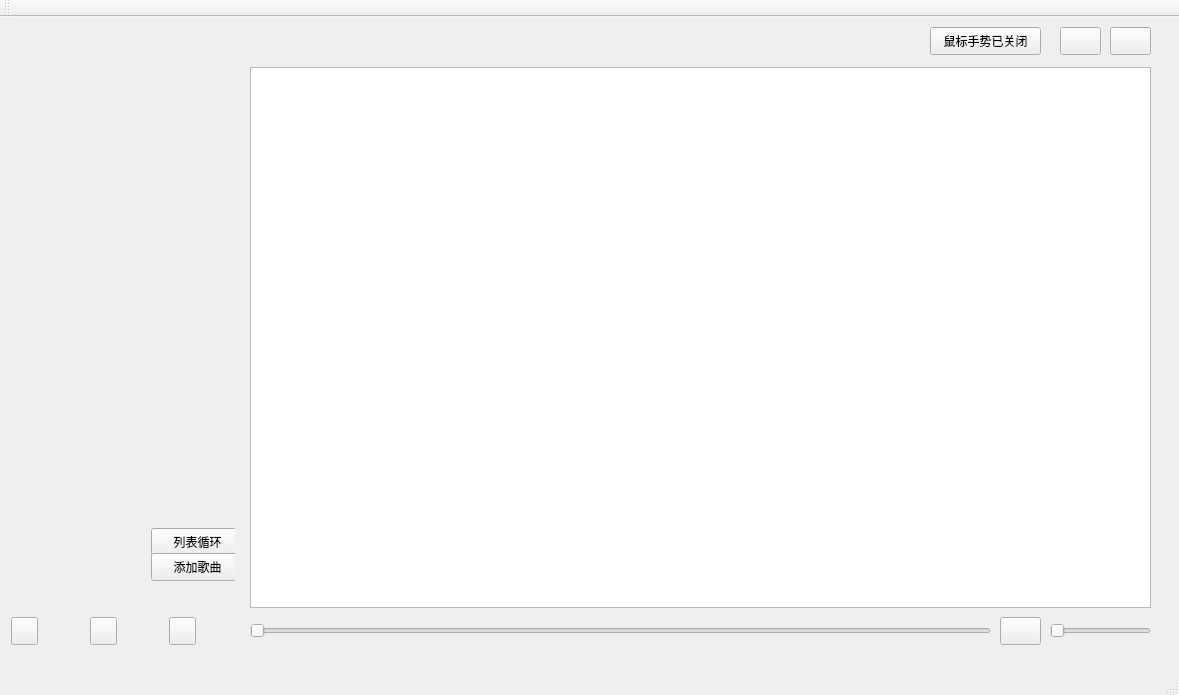
<?xml version="1.0" encoding="UTF-8"?>
<ui version="4.0">
 <class>MainWindow</class>
 <widget class="QMainWindow" name="MainWindow">
  <property name="geometry">
   <rect>
    <x>0</x>
    <y>0</y>
    <width>1179</width>
    <height>695</height>
   </rect>
  </property>
  <property name="sizePolicy">
   <sizepolicy hsizetype="Fixed" vsizetype="Fixed">
    <horstretch>0</horstretch>
    <verstretch>0</verstretch>
   </sizepolicy>
  </property>
  <property name="windowTitle">
   <string>MainWindow</string>
  </property>
  <property name="styleSheet">
   <string notr="true"/>
  </property>
  <widget class="QWidget" name="centralWidget">
   <widget class="Table" name="tableView">
    <property name="geometry">
     <rect>
      <x>250</x>
      <y>50</y>
      <width>901</width>
      <height>541</height>
     </rect>
    </property>
    <property name="sizePolicy">
     <sizepolicy hsizetype="Expanding" vsizetype="Expanding">
      <horstretch>0</horstretch>
      <verstretch>0</verstretch>
     </sizepolicy>
    </property>
    <property name="styleSheet">
     <string notr="true"/>
    </property>
   </widget>
   <widget class="btbutton" name="leftskip">
    <property name="geometry">
     <rect>
      <x>11</x>
      <y>600</y>
      <width>27</width>
      <height>28</height>
     </rect>
    </property>
    <property name="sizePolicy">
     <sizepolicy hsizetype="Fixed" vsizetype="Fixed">
      <horstretch>0</horstretch>
      <verstretch>0</verstretch>
     </sizepolicy>
    </property>
    <property name="minimumSize">
     <size>
      <width>27</width>
      <height>28</height>
     </size>
    </property>
    <property name="maximumSize">
     <size>
      <width>72</width>
      <height>28</height>
     </size>
    </property>
    <property name="text">
     <string/>
    </property>
   </widget>
   <widget class="btbutton" name="rightskip">
    <property name="geometry">
     <rect>
      <x>169</x>
      <y>600</y>
      <width>27</width>
      <height>28</height>
     </rect>
    </property>
    <property name="sizePolicy">
     <sizepolicy hsizetype="Fixed" vsizetype="Fixed">
      <horstretch>0</horstretch>
      <verstretch>0</verstretch>
     </sizepolicy>
    </property>
    <property name="minimumSize">
     <size>
      <width>27</width>
      <height>28</height>
     </size>
    </property>
    <property name="maximumSize">
     <size>
      <width>71</width>
      <height>28</height>
     </size>
    </property>
    <property name="text">
     <string/>
    </property>
   </widget>
   <widget class="btbutton" name="start">
    <property name="geometry">
     <rect>
      <x>90</x>
      <y>600</y>
      <width>27</width>
      <height>28</height>
     </rect>
    </property>
    <property name="sizePolicy">
     <sizepolicy hsizetype="Fixed" vsizetype="Fixed">
      <horstretch>0</horstretch>
      <verstretch>0</verstretch>
     </sizepolicy>
    </property>
    <property name="minimumSize">
     <size>
      <width>27</width>
      <height>28</height>
     </size>
    </property>
    <property name="maximumSize">
     <size>
      <width>72</width>
      <height>28</height>
     </size>
    </property>
    <property name="text">
     <string/>
    </property>
   </widget>
   <widget class="btbutton" name="close">
    <property name="geometry">
     <rect>
      <x>1110</x>
      <y>10</y>
      <width>41</width>
      <height>28</height>
     </rect>
    </property>
    <property name="sizePolicy">
     <sizepolicy hsizetype="Fixed" vsizetype="Fixed">
      <horstretch>0</horstretch>
      <verstretch>0</verstretch>
     </sizepolicy>
    </property>
    <property name="minimumSize">
     <size>
      <width>41</width>
      <height>28</height>
     </size>
    </property>
    <property name="maximumSize">
     <size>
      <width>41</width>
      <height>28</height>
     </size>
    </property>
    <property name="text">
     <string/>
    </property>
   </widget>
   <widget class="btbutton" name="min">
    <property name="geometry">
     <rect>
      <x>1060</x>
      <y>10</y>
      <width>41</width>
      <height>28</height>
     </rect>
    </property>
    <property name="sizePolicy">
     <sizepolicy hsizetype="Fixed" vsizetype="Fixed">
      <horstretch>0</horstretch>
      <verstretch>0</verstretch>
     </sizepolicy>
    </property>
    <property name="minimumSize">
     <size>
      <width>41</width>
      <height>28</height>
     </size>
    </property>
    <property name="maximumSize">
     <size>
      <width>41</width>
      <height>28</height>
     </size>
    </property>
    <property name="styleSheet">
     <string notr="true"/>
    </property>
    <property name="text">
     <string/>
    </property>
   </widget>
   <widget class="btbutton" name="hook">
    <property name="geometry">
     <rect>
      <x>930</x>
      <y>10</y>
      <width>111</width>
      <height>28</height>
     </rect>
    </property>
    <property name="sizePolicy">
     <sizepolicy hsizetype="Fixed" vsizetype="Fixed">
      <horstretch>0</horstretch>
      <verstretch>0</verstretch>
     </sizepolicy>
    </property>
    <property name="minimumSize">
     <size>
      <width>111</width>
      <height>28</height>
     </size>
    </property>
    <property name="maximumSize">
     <size>
      <width>100000</width>
      <height>28</height>
     </size>
    </property>
    <property name="text">
     <string>鼠标手势已关闭</string>
    </property>
   </widget>
   <widget class="QSlider" name="voice">
    <property name="geometry">
     <rect>
      <x>1050</x>
      <y>600</y>
      <width>101</width>
      <height>28</height>
     </rect>
    </property>
    <property name="sizePolicy">
     <sizepolicy hsizetype="Fixed" vsizetype="Fixed">
      <horstretch>0</horstretch>
      <verstretch>0</verstretch>
     </sizepolicy>
    </property>
    <property name="minimumSize">
     <size>
      <width>81</width>
      <height>22</height>
     </size>
    </property>
    <property name="maximumSize">
     <size>
      <width>10000</width>
      <height>100000</height>
     </size>
    </property>
    <property name="orientation">
     <enum>Qt::Horizontal</enum>
    </property>
   </widget>
   <widget class="btbutton" name="voiceb">
    <property name="geometry">
     <rect>
      <x>1000</x>
      <y>600</y>
      <width>41</width>
      <height>28</height>
     </rect>
    </property>
    <property name="sizePolicy">
     <sizepolicy hsizetype="Fixed" vsizetype="Fixed">
      <horstretch>0</horstretch>
      <verstretch>0</verstretch>
     </sizepolicy>
    </property>
    <property name="minimumSize">
     <size>
      <width>41</width>
      <height>22</height>
     </size>
    </property>
    <property name="maximumSize">
     <size>
      <width>41</width>
      <height>28</height>
     </size>
    </property>
    <property name="text">
     <string/>
    </property>
   </widget>
   <widget class="jindutiaoA" name="jindutiao">
    <property name="geometry">
     <rect>
      <x>250</x>
      <y>600</y>
      <width>741</width>
      <height>28</height>
     </rect>
    </property>
    <property name="sizePolicy">
     <sizepolicy hsizetype="Fixed" vsizetype="Fixed">
      <horstretch>0</horstretch>
      <verstretch>0</verstretch>
     </sizepolicy>
    </property>
    <property name="minimumSize">
     <size>
      <width>251</width>
      <height>22</height>
     </size>
    </property>
    <property name="maximumSize">
     <size>
      <width>100000</width>
      <height>28</height>
     </size>
    </property>
    <property name="orientation">
     <enum>Qt::Horizontal</enum>
    </property>
   </widget>
   <widget class="QWidget" name="layoutWidget">
    <property name="geometry">
     <rect>
      <x>140</x>
      <y>500</y>
      <width>95</width>
      <height>65</height>
     </rect>
    </property>
    <layout class="QVBoxLayout" name="verticalLayout">
     <item>
      <widget class="btbutton" name="switch_2">
       <property name="sizePolicy">
        <sizepolicy hsizetype="Fixed" vsizetype="Fixed">
         <horstretch>0</horstretch>
         <verstretch>0</verstretch>
        </sizepolicy>
       </property>
       <property name="minimumSize">
        <size>
         <width>93</width>
         <height>28</height>
        </size>
       </property>
       <property name="maximumSize">
        <size>
         <width>93</width>
         <height>28</height>
        </size>
       </property>
       <property name="text">
        <string>列表循环</string>
       </property>
      </widget>
     </item>
     <item>
      <widget class="btbutton" name="open">
       <property name="sizePolicy">
        <sizepolicy hsizetype="Fixed" vsizetype="Fixed">
         <horstretch>0</horstretch>
         <verstretch>0</verstretch>
        </sizepolicy>
       </property>
       <property name="minimumSize">
        <size>
         <width>93</width>
         <height>28</height>
        </size>
       </property>
       <property name="maximumSize">
        <size>
         <width>93</width>
         <height>28</height>
        </size>
       </property>
       <property name="text">
        <string>添加歌曲</string>
       </property>
      </widget>
     </item>
    </layout>
   </widget>
  </widget>
  <widget class="QMenuBar" name="menuBar">
   <property name="geometry">
    <rect>
     <x>0</x>
     <y>0</y>
     <width>1179</width>
     <height>26</height>
    </rect>
   </property>
  </widget>
  <widget class="QToolBar" name="mainToolBar">
   <attribute name="toolBarArea">
    <enum>TopToolBarArea</enum>
   </attribute>
   <attribute name="toolBarBreak">
    <bool>false</bool>
   </attribute>
  </widget>
  <widget class="QStatusBar" name="statusBar"/>
 </widget>
 <layoutdefault spacing="6" margin="11"/>
 <customwidgets>
  <customwidget>
   <class>Table</class>
   <extends>QTableView</extends>
   <header location="global">table.h</header>
  </customwidget>
  <customwidget>
   <class>jindutiaoA</class>
   <extends>QSlider</extends>
   <header location="global">jindutiaoa.h</header>
  </customwidget>
  <customwidget>
   <class>btbutton</class>
   <extends>QPushButton</extends>
   <header>btbutton.h</header>
  </customwidget>
 </customwidgets>
 <resources/>
 <connections/>
</ui>
